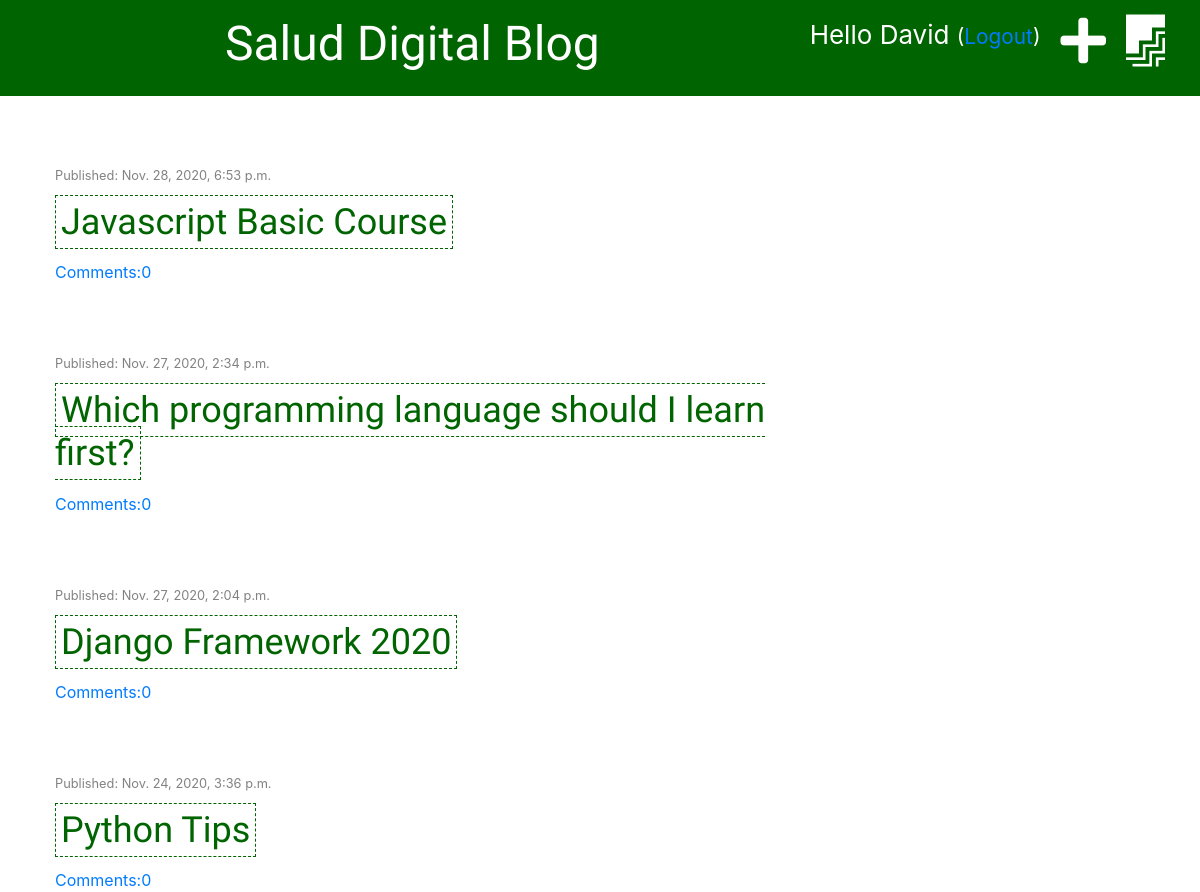
The app's page / (signed in) with its own data.
### blog/models.py (models this page shows, shortened)
class Post(models.Model):
    author = models.ForeignKey('auth.User', on_delete=models.CASCADE)
    title = models.CharField(max_length=200)
    text = models.TextField()
    date = models.DateTimeField(default=timezone.now)
    published_date = models.DateTimeField(blank=True, null=True)
    def approved_comment(self):
        return self.comments.filter(approved=True)

### blog/views.py (the view)
# urls.py: path('', views.post_list, name='post_list'),
def post_list(request):
    posts= Post.objects.filter(published_date__lte=timezone.now()).order_by('-published_date')
    stuff_for_frontend = {'posts': posts}
    return render(request, 'blog/post_list.html', stuff_for_frontend)

### blog/templatetags/markdownify.py (called while the page is built)
@register.filter
def markdown(value):
    renderer = HighlightRenderer()
    markdown = mistune.Markdown(renderer=renderer)
    return markdown(value)

### blog/templates/blog/post_list.html (shortened to what this page needs)
{% extends 'blog/base.html' %}
{% load markdownify %}
{% block content %}
    {% for post in posts %}
    <div class="posts">
        <div class="date">
            <p>Published: {{post.published_date}}</p>
        </div>
        <h2><a href="{% url 'post_detail' pk=post.pk %}">{{post.title}}</a></h2>
        <a href="{% url 'post_detail' pk=post.pk %}">Comments:{{post.approved_comment.count}}</a>
    </div>
    {% endfor %}
{% endblock %}

### blog/templates/blog/base.html (shortened to what this page needs)
{% load staticfiles %}
<!DOCTYPE html>
<html lang="en">
<head>
    <link rel="stylesheet" href="https:////stackpath.bootstrapcdn.com/bootstrap/4.5.2/css/bootstrap.min.css">
    <link rel="stylesheet" href="{% static 'css/blog.css' %}">
    <link rel="stylesheet" href="https://pro.fontawesome.com/releases/v5.10.0/css/all.css"/>
    <link rel="stylesheet" href="{% static 'css/zenburn.css' %}">
</head>
<body>
    <div class="page-header">
            {% if user.is_authenticated %}
            <a href="{% url 'post_draft_list' %}" class="top-menu"><i class="fab fa-firstdraft fa-2x"></i></a>
            <a href="{% url 'post_new' %}" class="top-menu"><i class="fas fa-plus fa-2x"></i></a>
            <p class="top-menu">Hello {{ user.username }} <small>(<a href="{% url 'logout' %}">Logout</a>)</small></p>
            {% else %}
            <a href="{% url 'login' %}" class="top-menu"><i class="fas fa-sign-in-alt fa-2x"></i></a>
            {% endif %}
            <h1><a href="{% url 'post_list' %}" >Salud Digital Blog</a></h1>
    </div>
    <div class="content container">
        <div class="row">
            <div class="col-md-8">
                {% block content %}
                {% endblock %}
            </div>
        </div>
    </div>
</body>
</html>

### blog/static/css/blog.css (style rules this page uses)
.page-header { background-color: darkgreen; padding: 15px; margin-top: 0px; }
.page-header h1, .page-header h1 a { text-align: center; color: white; font-size: 36pt; text-decoration: none; }
.content { margin-left: 40px; }
h1, h2, h3, h4 { font-family: 'Tangerine', 'Inconsolata', 'Droid Sans', serif; font-size: 36px; }
.date { color: #828282; font-size: 0.8em; }
.posts { margin-top: 70px; }
.posts h2 a { color:darkgreen; border: 1px dashed darkgreen; padding: 5px; }
.top-menu { color: white; float: right; font-size: 26px; margin-right: 20px; }

### records on screen
Post: published_date "Nov. 28, 2020, 6:53 p.m.", title "Javascript Basic Course", approved_comment.count "0"
Post: published_date "Nov. 27, 2020, 2:34 p.m.", title "Which programming language should I learn first?", approved_comment.count "0"
Post: published_date "Nov. 27, 2020, 2:04 p.m.", title "Django Framework 2020", approved_comment.count "0"
Post: published_date "Nov. 24, 2020, 3:36 p.m.", title "Python Tips", approved_comment.count "0"

### other values on screen
{{ user.username }} "David"
